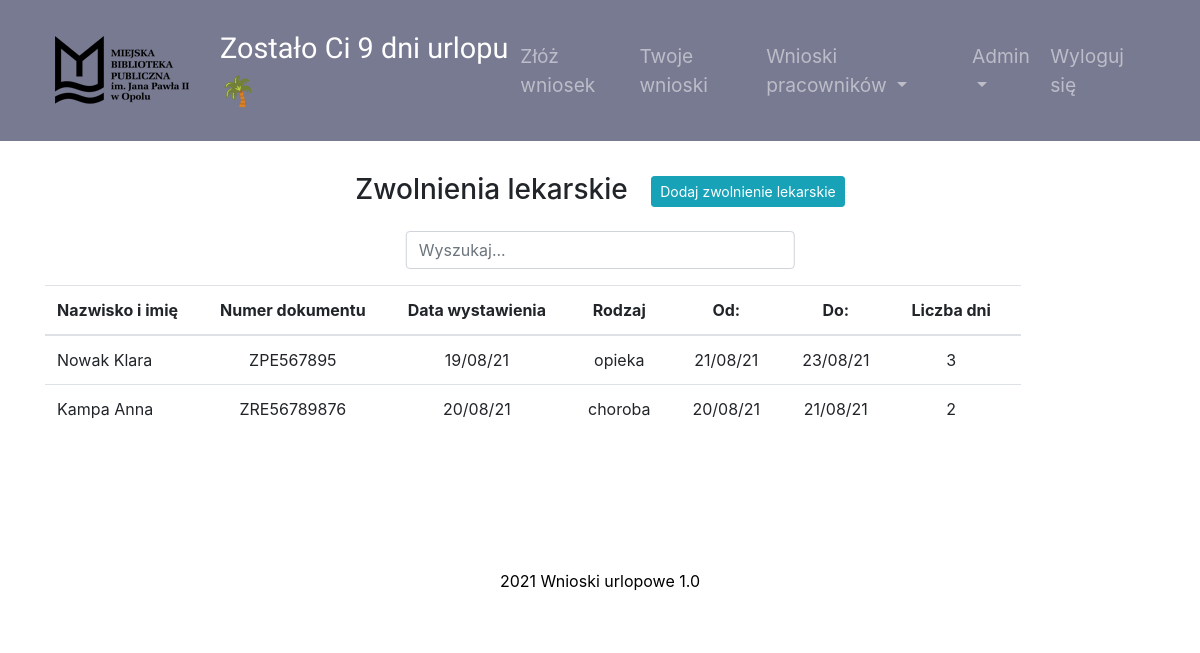
The app's page /sickleaves (signed in), older data.
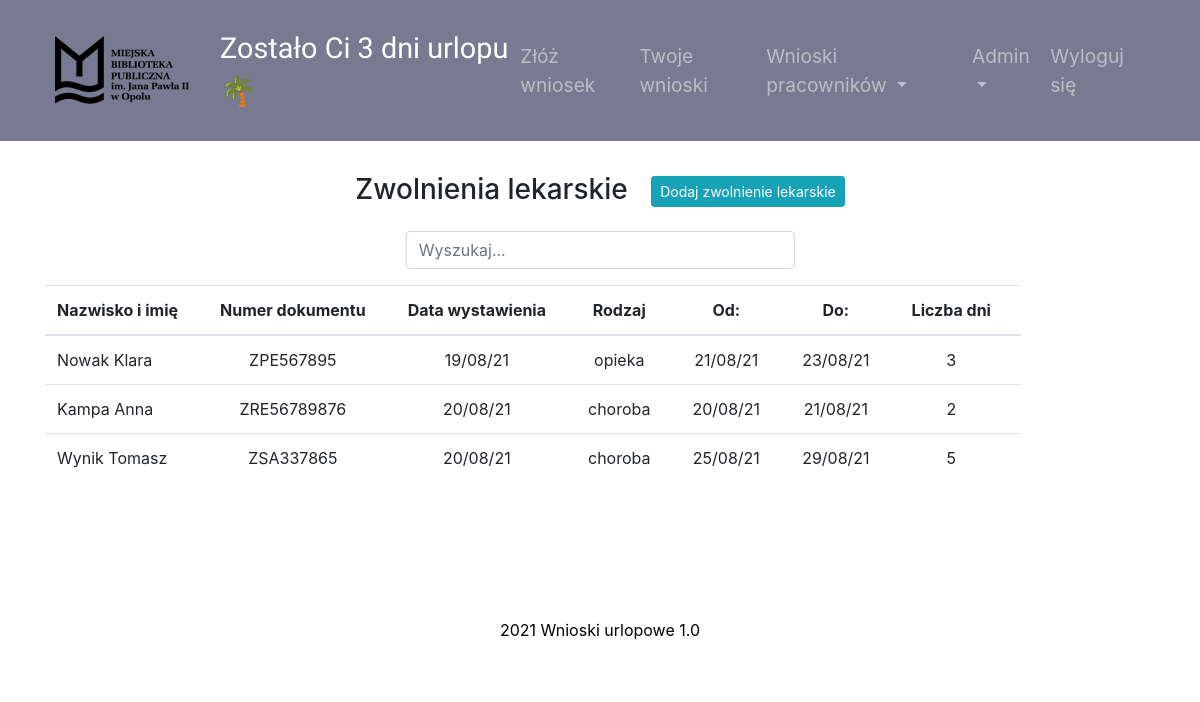
The same page, newer data.
### main.py (models this page shows, shortened)
class Employee(UserMixin, db.Model):
    __tablename__ = "employees"
    id = db.Column(db.Integer, primary_key=True)
    name = db.Column(db.String(50), unique=False, nullable=False)
    login = db.Column(db.String(10), unique=True, nullable=False)
    password = db.Column(db.String(100))
    position = db.Column(db.String(50), unique=False)
    position_info = db.Column(db.String(20))
    work_place = db.Column(db.String)
    is_manager = db.Column(db.String(3), nullable=False)
    is_topmanager = db.Column(db.String(3), nullable=False)
    work_time = db.Column(db.Float, unique=False, nullable=False)
    email = db.Column(db.String)
    days_off = db.Column(db.Integer, nullable=False)
    annual_days_off = db.Column(db.Integer)
    contract_end = db.Column(db.String)
    requests = relationship("Request", back_populates="author")
    sickleaves = relationship("SickLeave", back_populates="person")
    manager_id = db.Column(db.Integer, db.ForeignKey("employees.id"))
    manager = relationship("Employee", backref='subordinates', remote_side="Employee.id")
    today_note = db.Column(db.String(20))
    additional_info = db.Column(db.String)

class SickLeave(db.Model):
    __tablename__ = "sickleaves"
    id = db.Column(db.Integer, primary_key=True)
    person_id = db.Column(db.Integer, db.ForeignKey("employees.id"))
    person = relationship("Employee", back_populates="sickleaves")
    doc_number = db.Column(db.String(250))
    type = db.Column(db.String(250), nullable=False)
    issue_date = db.Column(db.String(250))
    start_date = db.Column(db.String(250), nullable=False)
    end_date = db.Column(db.String(250), nullable=False)
    days = db.Column(db.Integer)

### main.py (the view)
@app.route("/sickleaves")
@login_required
def sickleaves():
    sickleaves = SickLeave.query.order_by(SickLeave.issue_date).all()
    return render_template("sickleaves.html", sickleaves=sickleaves)

### main.py (called while the page is built)
@login_manager.user_loader
def load_user(employee_id):
    return Employee.query.get(int(employee_id))

### templates/sickleaves.html (shortened to what this page needs)
{% include 'header.html' %}
<section class="page-section">
    <div class="container">
        <div>
        <h3 class="table-title">Zwolnienia lekarskie <a href="{{url_for('add_sickleave')}}" role="button" class="btn ml-3 btn-sm btn-info">Dodaj zwolnienie lekarskie</a></h3>
            <input class="form-control search1" id="myInput1" type="text" placeholder="Wyszukaj...">
        </div>
        <table class="table js-serial table-responsive empl_table" id="present">
            <thead>
            <tr>
                <th scope="col">Nazwisko i imię</th>
                <th scope="col" class="text-center">Numer dokumentu</th>
                <th scope="col" class="text-center">Data wystawienia</th>
                <th scope="col" class="text-center">Rodzaj</th>
                <th scope="col" class="text-center">Od:</th>
                <th scope="col" class="text-center">Do:</th>
                <th scope="col">Liczba dni</th>
            </tr>
            </thead>
            <tbody id="myTable1">
                {% for sickleave in sickleaves %}
            <tr>
                <td>{{ sickleave.person.name }}</td>
                <td class="text-center">{{ sickleave.doc_number }}</td>
                <td class="text-center">{{ sickleave.issue_date}}</td>
                <td class="text-center">{{ sickleave.type }}</td>
                <td class="text-center">{{ sickleave.start_date }}</td>
                <td class="text-center">{{ sickleave.end_date }}</td>
                <td class="text-center"> {{ sickleave.days }}</td>
            </tr>
            {% endfor %}
            </tbody>
        </table>
    </div>
</section>
{% include 'footer.html' %}

### templates/header.html (shortened to what this page needs)
<!DOCTYPE html>
<html lang="pl">
<head>
    <link rel="stylesheet" href="https://maxcdn.bootstrapcdn.com/bootstrap/4.0.0/css/bootstrap.min.css"
>
    <link rel="stylesheet" href="https://cdnjs.cloudflare.com/ajax/libs/bootstrap-datepicker/1.9.0/css/bootstrap-datepicker.min.css"/>
    <link rel="stylesheet" href="./static/style.css" >
</head>
<body>
    <nav class="navbar position-sticky top-0 navbar-expand-lg navbar-dark w-100">
<div class="container-fluid">
        <a href="{{url_for('main')}}" class="navbar-brand ml-1" id="nav_urlop"><img src="/static/mbp_logo.png" class="d-inline-block align-center"  style="padding-right: 15px;"></a><p class="info"> {%if current_user.is_authenticated%} Zostało Ci {{current_user.days_off}} {% if current_user.work_time<1 %}godz. {%else%} dni  {%endif%}urlopu <span class="palm">🌴</span> {%endif%}</p>
        <div class="collapse navbar-collapse" id="navbarSupportedContent">
        <ul class="navbar-nav ml-auto">
            {% if current_user.position != "dyrektor"%}
                 <li class="nav-item">
                <a class="nav-link link-hide" href="{{url_for('main')}}">Złóż wniosek</a>
            </li>
            <li class="nav-item">
                <a class="nav-link link-hide" href="{{url_for('my_requests')}}">Twoje wnioski</a>
            </li>
            {% endif %}
            {% if current_user.is_manager == "TAK" %}
              <li class="nav-item dropdown">
      <a class="nav-link dropdown-toggle" href="{{url_for('employees_requests')}}" id="navbardrop" data-toggle="dropdown">
        Wnioski pracowników
      </a>
    </li>
{% endif %}
            {% if current_user.login in ["wynik", "kostek"] %}
                     <li class="nav-item dropdown">
      <a class="nav-link dropdown-toggle" href="{{url_for('admin_site')}}" id="navbardrop2" data-toggle="dropdown">
        Admin</a>
    </li>
           {% endif %}
            <li class="nav-item">
                <a class="nav-link link-hide" href="{{url_for('logout')}}">Wyloguj się</a>
            </li>
        </ul>
        </div>
    </div>
    </nav>

Row changes from the older to the newer data that the page shows:
changed Employee: days_off "9" → "3"
added SickLeave: person.name "Wynik Tomasz", doc_number "ZSA337865", issue_date "20/08/21", type "choroba", start_date "25/08/21", end_date "29/08/21", days "5"
